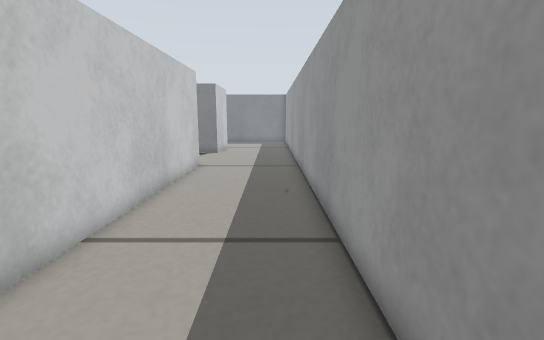
[1] (above)

20 first-person views from a walk through a Gazebo world. The camera is 0.26 m above the floor, tilts 10° down and sees 85° across. Floor lines are 1 m apart. The floor is counted in squares, 0.1 m on a side. Each view is taken from the middle of a square. On the plan, view 1 faces up. The plan holds only what a view shows up to about 19 squares ahead; the rest is blank. Robots are left out. Simple shapes stand in for some stock models.

[2]
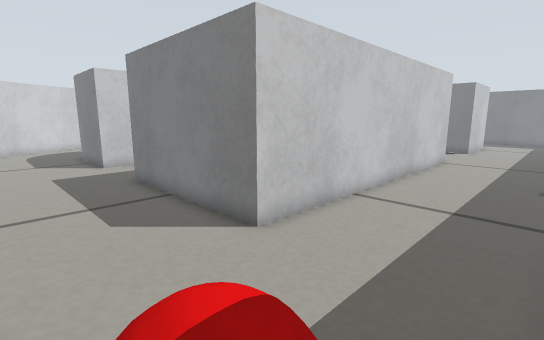

[3]
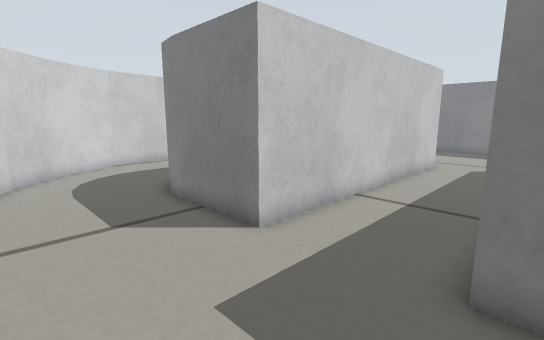

[4]
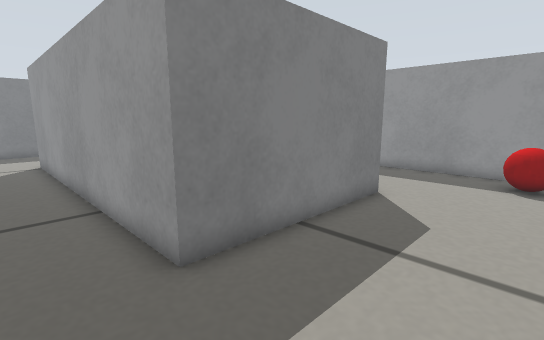

[5]
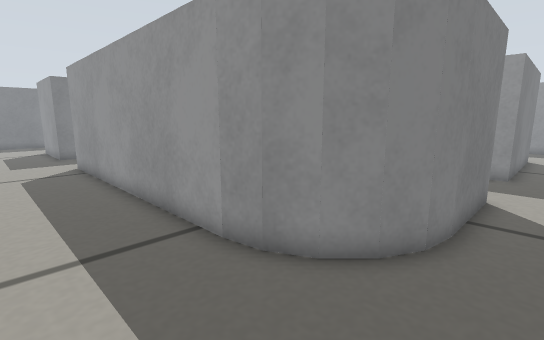

[6]
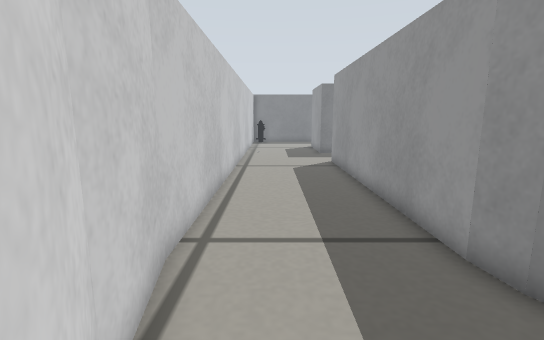

[7]
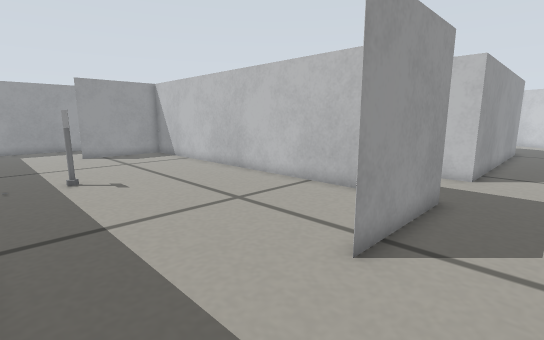

[8]
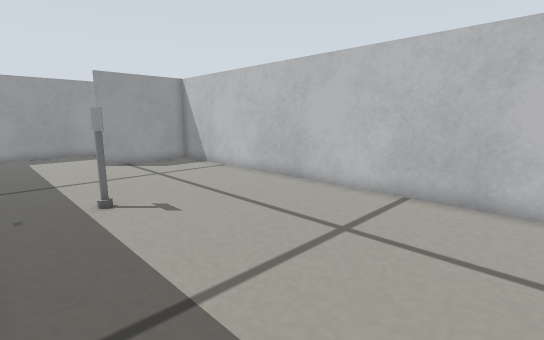

[9]
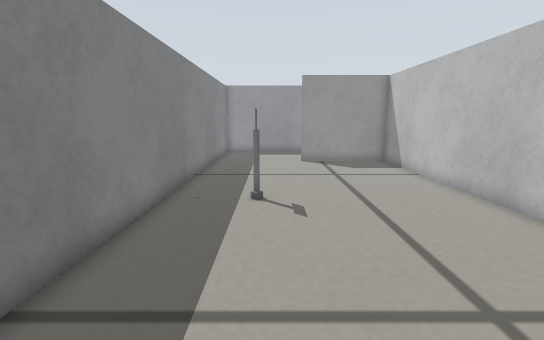

[10]
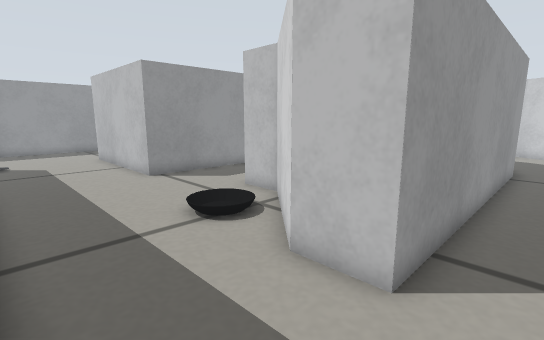

[11]
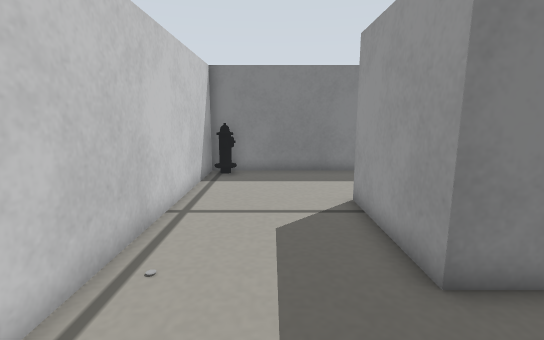

[12]
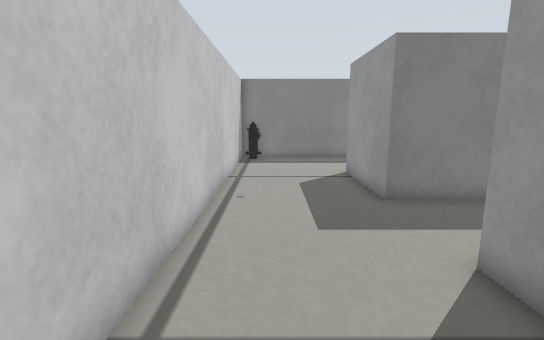

[13]
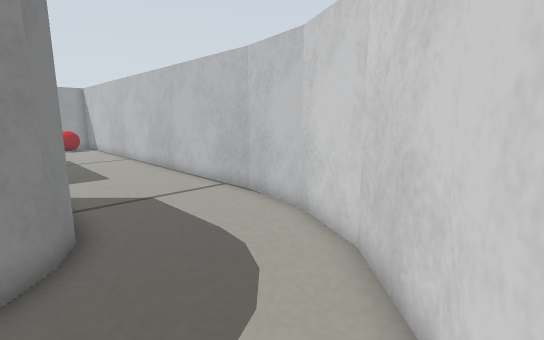

[14]
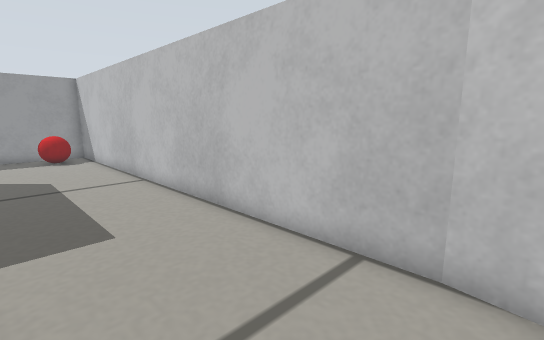

[15]
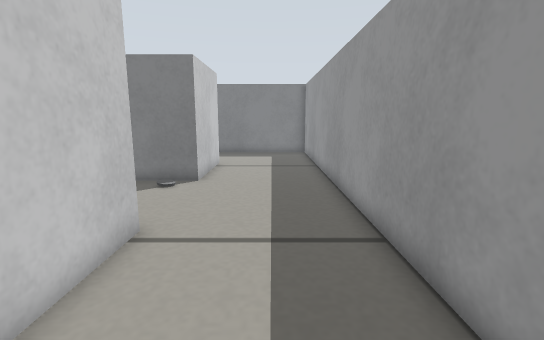

[16]
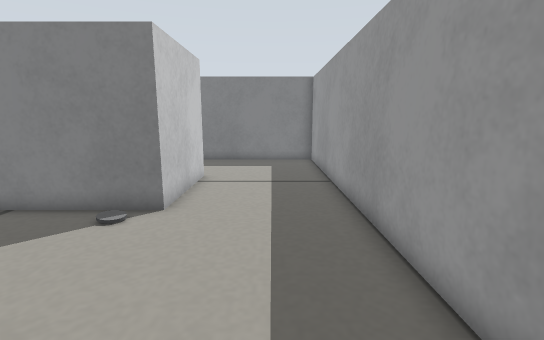

[17]
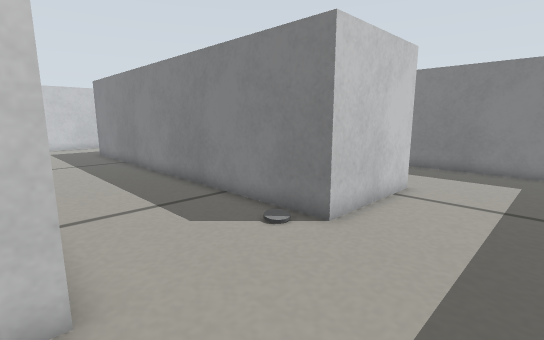

[18]
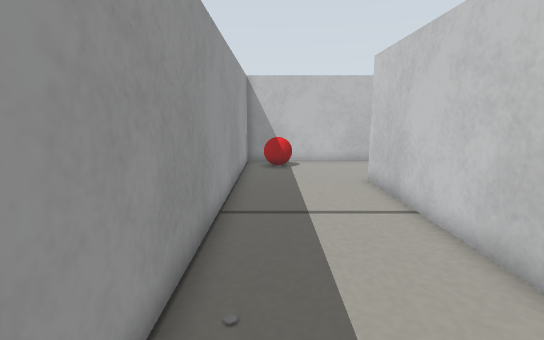

[19]
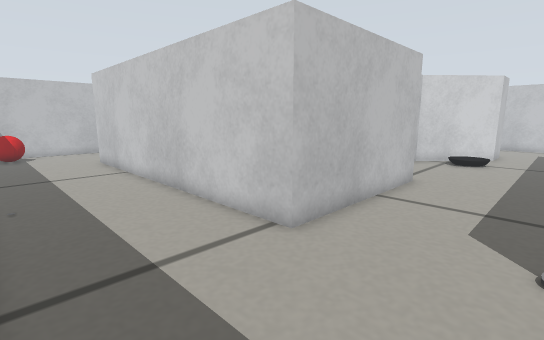

[20]
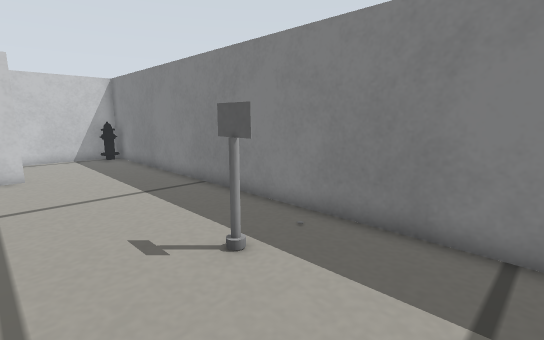

### Floor plan
Points are (right, up) in squares from view 1. A wall is a line through its corners. A room is listed if a view was taken in it or the views show most of it. See-through windows are left out.
Room 1 (views 1, 2, 3, 4, 5, 6, 7, 8, 9, 10, 11, 12, 13, 14, 15, 16, 17, 18, 19, 20)
walls: (-11.7, 16.6) (-4.1, 16.6) (-4.1, 1.6) (-11.7, 1.6) (-11.7, 16.6); (-21.9, 22.2) (-4.1, 22.2) (-4.1, 27.3) (-4.1, 22.2) (-23.4, 22.2) (-23.4, 27.2) (-23.4, 26.5); (-23.4, 5.1) (-23.4, 17.8) (-21.4, 17.8) (-17.8, 14.5) (-16, 14.5) (-16, 1.6) (-19.9, 1.6); (-19.8, 1.6) (-20.9, 1.8) (-21.9, 2.3) (-22.7, 3) (-23.2, 4) (-23.4, 5.2); (-29, 5.2) (-28.5, 2.3) (-27.2, -0.2) (-25.2, -2.3) (-22.7, -3.5) (-19.8, -4); (-19.9, -4) (1.5, -4) (1.5, 32.6) (-29, 32.6) (-29, 5.1)
objects: fire hydrant (-28, 32); other object (-13, 29); red ball (-1, -3) to (0, -2)

Where each view was taken, in squares from view 1:
view 1: 0 up, 0 right, facing up
view 2: 3 down, 1 right, facing up-left
view 3: 3 down, 11 left, facing up-left
view 4: 3 down, 14 left, facing up-right
view 5: 0 up, 27 left, facing up-right
view 6: 0 up, 27 left, facing up
view 7: 32 up, 26 left, facing down-right
view 8: 32 up, 22 left, facing down-right
view 9: 29 up, 22 left, facing right
view 10: 22 up, 25 left, facing down-right
view 11: 18 up, 26 left, facing up
view 12: 13 up, 27 left, facing up
view 13: 3 up, 28 left, facing down-right
view 14: 1 up, 21 left, facing down-right
view 15: 10 up, 1 left, facing up
view 16: 14 up, 1 left, facing up
view 17: 16 up, 0 right, facing up-left
view 18: 14 up, 0 right, facing down
view 19: 21 up, 1 right, facing down-left
view 20: 26 up, 8 left, facing up-left
